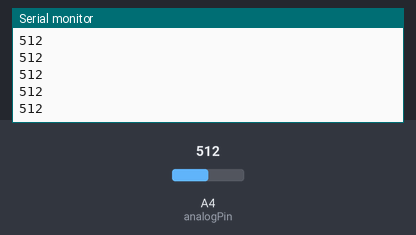
This sketch was run on a simulated Arduino Uno, built with avr-gcc and run on an emulated ATmega328P. Parts: the last lines printed to the serial monitor. The test bench sets the inputs (shaded band); at power-on: A4 (analogPin) = 512.

Above: at 1.2 s.
1.3 s: A4 (analogPin) set to 716
At 1.31 s:
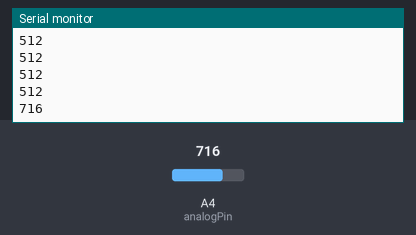
2.8 s: A4 (analogPin) set to 900
At 2.81 s:
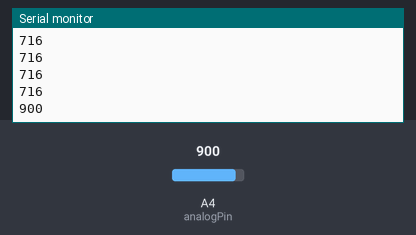
Timing chart, 0 to 5.8 s (numbered marks = the images above; inputs shaded):
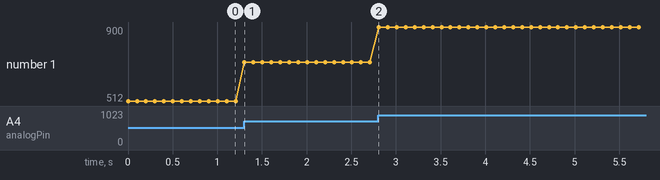

The sketch:

Analog_input_test.ino
```cpp
int analogPin = A4;

void setup()
{
  pinMode(analogPin, INPUT);

  Serial.begin(9600);
}

void loop()
{
  Serial.println(analogRead(analogPin));
  delay(100);
}
```

Measured:
- after the input at 1.3 s, the serial monitor: prints a new line at once (image 1)
- after the input at 2.8 s, the serial monitor: prints a new line at once (image 2)
- plotted number 1: 512 → 716 after the input at 1.3 s, 716 → 900 after the input at 2.8 s
